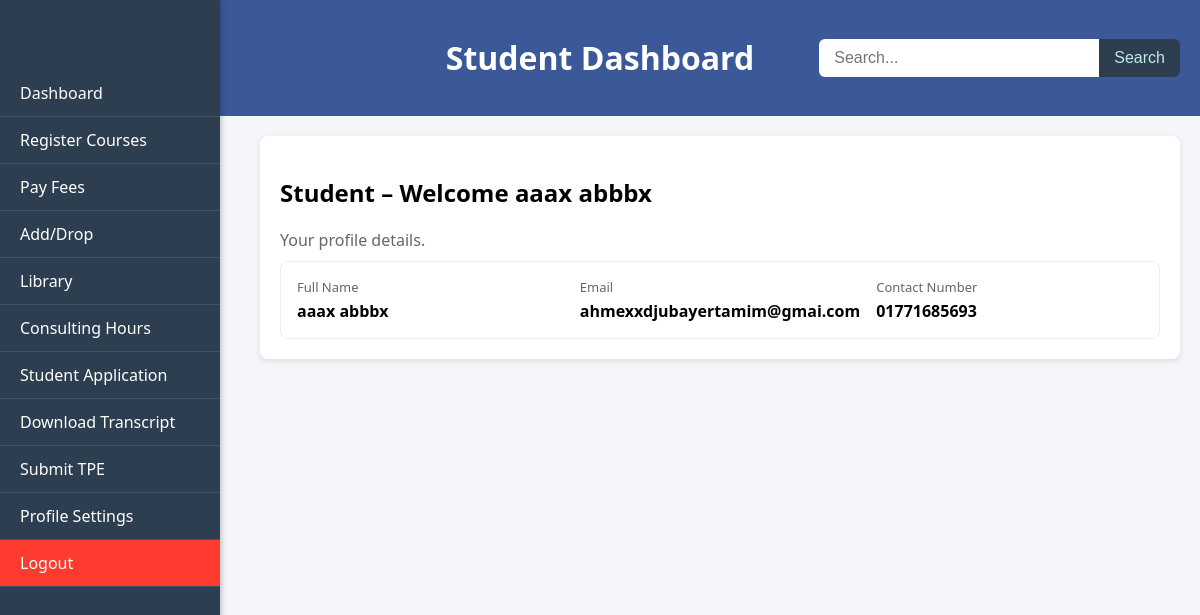
Screenshot of /Student/view/StudentDashboard.php (signed in) with the database file from the repository.
### tables this page shows
CREATE TABLE `users` (
  `id` int(50) NOT NULL,
  `first_name` varchar(100) DEFAULT NULL,
  `last_name` varchar(100) DEFAULT NULL,
  `dob` date DEFAULT NULL,
  `contact_number` varchar(15) DEFAULT NULL,
  `email` varchar(100) DEFAULT NULL,
  `gender` enum('Male','Female') DEFAULT NULL,
  `department` varchar(100) NOT NULL,
  `password` varchar(255) DEFAULT NULL,
  `role` enum('not set','student','teacher') DEFAULT 'not set',
  `status` enum('enabled','disabled') NOT NULL DEFAULT 'disabled',
  `created_at` timestamp NOT NULL DEFAULT current_timestamp()
);

### Student/view/StudentDashboard.php (the view, shortened to what this page needs)
<?php
require_once __DIR__ . '/../php/config.php';
$name = $email = $contact = '';
$uid  = isset($_SESSION['user_id']) ? (int)$_SESSION['user_id'] : 0;
if ($uid > 0) {
    $stmt = $conn->prepare(
        "SELECT first_name, last_name, email, contact_number
           FROM users
          WHERE id = ?
          LIMIT 1"
    );
    $stmt->bind_param("i", $uid);
    $stmt->execute();
    $res = $stmt->get_result();
    if ($res && $res->num_rows === 1) {
        $row = $res->fetch_assoc();
        $name    = htmlspecialchars(trim(($row['first_name'] ?? '').' '.($row['last_name'] ?? '')));
        $email   = htmlspecialchars($row['email'] ?? '');
        $contact = htmlspecialchars($row['contact_number'] ?? '');
    }
}
?>
<!DOCTYPE html>
<html>
<head>
  <link rel="stylesheet" href="../../css/style.css">
</head>
<body>
  <header>
    <h1>Student Dashboard</h1>
    <div class="search-box">
      <input type="text" placeholder="Search...">
      <button>Search</button>
    </div>
  </header>
  <div class="sidebar">
    <ul>
      <li><a href="StudentDashboard.php">Dashboard</a></li>
      <li><a href="CourseRegistration.php">Register Courses</a></li>
      <li><a href="PayFees.php">Pay Fees</a></li>
      <li><a href="StudentAddDrop.php">Add/Drop</a></li>
      <li><a href="StudentLibrary.php">Library</a></li>
      <li><a href="#">Consulting Hours</a></li>
      <li><a href="StudentApplecation.php">Student Application</a></li>
      <li><a href="#">Download Transcript</a></li>
      <li><a href="StudentTPE.php">Submit TPE</a></li>
      <li><a href="#">Profile Settings</a></li>
      <li><a href="../php/logout.php"style="background:#ff3b30">Logout</a></li>
    </ul>
  </div>
  <div class="content">
    <div class="wrap">
      <h2>Student – Welcome <?php echo $name ?: 'Student'; ?></h2>
      <p class="muted">Your profile details.</p>
      <div class="card">
        <div class="row">
          <div class="col">
            <div class="label">Full Name</div>
            <div class="value"><?php echo $name; ?></div>
          </div>
          <div class="col">
            <div class="label">Email</div>
            <div class="value"><?php echo $email; ?></div>
          </div>
          <div class="col">
            <div class="label">Contact Number</div>
            <div class="value"><?php echo $contact ?: '—'; ?></div>
          </div>
        </div>
      </div>
    </div>
  </div>
</body>
</html>

### Admin/css/style.css (style rules this page uses)
body { margin: 0; font-family: 'Segoe UI', Tahoma, Geneva, Verdana, sans-serif; background: #f4f6f9; }
header { background: #3b5998; color: white; padding: 15px; text-align: center; position: relative; }
.sidebar { width: 220px; background: #2c3e50; color: white; position: fixed; top: 0; left: 0; height: 100%; padding-top: 70px; box-shadow: 2px 0 5px rgba(0,0,0,0.2); }
.sidebar ul { list-style: none; padding: 0; margin: 0; }
.sidebar ul li { border-bottom: 1px solid rgba(255,255,255,0.1); }
.sidebar ul li a { display: block; padding: 12px 20px; color: white; text-decoration: none; font-size: 16px; transition: background 0.3s; }
.content { margin-left: 240px; padding: 20px; }
.search-box { position: absolute; top: 50%; right: 20px; transform: translateY(-50%); display: flex; align-items: center; }
.search-box input { padding: 10px 15px; width: 250px; font-size: 16px; border: none; border-radius: 6px 0 0 6px; outline: none; }
.search-box button { padding: 10px 15px; font-size: 16px; border: none; background: #2c3e50; color: rgb(195, 231, 229); border-radius: 0 6px 6px 0; cursor: pointer; }

### Student/view/StudentDashboard.php (style rules this page uses)
body { margin:0; font-family:'Segoe UI',Tahoma,Geneva,Verdana,sans-serif; background:#f4f6f9; }
header { background:#3b5998; color:white; padding:15px; text-align:center; position:relative; }
.sidebar { width:220px; background:#2c3e50; color:white; position:fixed; top:0; left:0; height:100%; padding-top:70px; box-shadow:2px 0 5px rgba(0,0,0,0.2); }
.sidebar ul { list-style:none; padding:0; margin:0; }
.sidebar ul li { border-bottom:1px solid rgba(255,255,255,0.1); }
.sidebar ul li a { display:block; padding:12px 20px; color:white; text-decoration:none; font-size:16px; transition:background 0.3s; }
.content { margin-left:240px; padding:20px; }
.wrap { background:#fff; border-radius:8px; box-shadow:0 2px 6px rgba(0,0,0,.1); padding:20px; margin-bottom:20px; }
.muted { color:#666; margin:0 0 10px; }
.card { border:1px solid #eee; border-radius:8px; padding:16px; }
.row { display:flex; gap:16px; flex-wrap:wrap; }
.col { flex:1 1 260px; }
.label { color:#666; font-size:13px; margin-bottom:4px; }
.value { font-size:16px; font-weight:600; }

### rows the page displays
users: first_name+last_name "aaax abbbx", name "aaax abbbx", email "ahmexxdjubayertamim@gmai.com", contact_number "01771685693"
